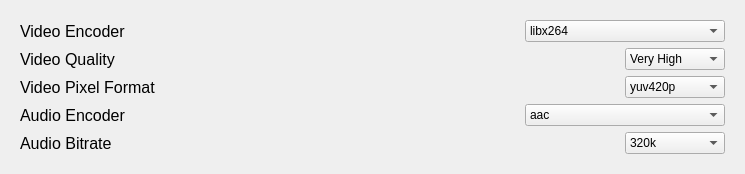
                    <widget class="QWidget" name="tab">
                     <attribute name="title">
                      <string>Quality Settings</string>
                     </attribute>
                     <layout class="QVBoxLayout" name="verticalLayout_34">
                      <item>
                       <widget class="QWidget" name="widget_15" native="true">
                        <layout class="QVBoxLayout" name="verticalLayout_26">
                         <item>
                          <widget class="QWidget" name="widget_17" native="true">
                           <layout class="QHBoxLayout" name="horizontalLayout_34">
                            <property name="spacing">
                             <number>0</number>
                            </property>
                            <property name="leftMargin">
                             <number>0</number>
                            </property>
                            <property name="topMargin">
                             <number>0</number>
                            </property>
                            <property name="rightMargin">
                             <number>0</number>
                            </property>
                            <property name="bottomMargin">
                             <number>0</number>
                            </property>
                            <item>
                             <widget class="QLabel" name="encoderLabel">
                              <property name="font">
                               <font>
                                <pointsize>12</pointsize>
                               </font>
                              </property>
                              <property name="text">
                               <string>Video Encoder</string>
                              </property>
                             </widget>
                            </item>
                            <item>
                             <spacer name="horizontalSpacer_9">
                              <property name="orientation">
                               <enum>Qt::Orientation::Horizontal</enum>
                              </property>
                              <property name="sizeHint" stdset="0">
                               <size>
                                <width>40</width>
                                <height>20</height>
                               </size>
                              </property>
                             </spacer>
                            </item>
                            <item>
                             <widget class="QComboBox" name="encoder">
                              <property name="minimumSize">
                               <size>
                                <width>200</width>
                                <height>0</height>
                               </size>
                              </property>
                              <item>
                               <property name="text">
                                <string>libx264</string>
                               </property>
                              </item>
                              <item>
                               <property name="text">
                                <string>libx265</string>
                               </property>
                              </item>
                              <item>
                               <property name="text">
                                <string>vp9</string>
                               </property>
                              </item>
                              <item>
                               <property name="text">
                                <string>av1</string>
                               </property>
                              </item>
                              <item>
                               <property name="text">
                                <string>x264_vulkan (experimental)</string>
                               </property>
                              </item>
                              <item>
                               <property name="text">
                                <string>x264_nvenc</string>
                               </property>
                              </item>
                              <item>
                               <property name="text">
                                <string>x265_nvenc</string>
                               </property>
                              </item>
                              <item>
                               <property name="text">
                                <string>av1_nvenc (40 series and up)</string>
                               </property>
                              </item>
                              <item>
                               <property name="text">
                                <string>x264_vaapi</string>
                               </property>
                              </item>
                              <item>
                               <property name="text">
                                <string>x265_vaapi</string>
                               </property>
                              </item>
                              <item>
                               <property name="text">
                                <string>av1_vaapi</string>
                               </property>
                              </item>
                             </widget>
                            </item>
                           </layout>
                          </widget>
                         </item>
                         <item>
                          <widget class="QWidget" name="widget_18" native="true">
                           <layout class="QHBoxLayout" name="horizontalLayout_35">
                            <property name="spacing">
                             <number>0</number>
                            </property>
                            <property name="leftMargin">
                             <number>0</number>
                            </property>
                            <property name="topMargin">
                             <number>0</number>
                            </property>
                            <property name="rightMargin">
                             <number>0</number>
                            </property>
                            <property name="bottomMargin">
                             <number>0</number>
                            </property>
                            <item>
                             <widget class="QLabel" name="encoderLabel_5">
                              <property name="font">
                               <font>
                                <pointsize>12</pointsize>
                               </font>
                              </property>
                              <property name="text">
                               <string>Video Quality</string>
                              </property>
                             </widget>
                            </item>
                            <item>
                             <spacer name="horizontalSpacer_17">
                              <property name="orientation">
                               <enum>Qt::Orientation::Horizontal</enum>
                              </property>
                              <property name="sizeHint" stdset="0">
                               <size>
                                <width>40</width>
                                <height>20</height>
                               </size>
                              </property>
                             </spacer>
                            </item>
                            <item>
                             <widget class="QComboBox" name="video_quality">
                              <property name="minimumSize">
                               <size>
                                <width>100</width>
                                <height>0</height>
                               </size>
                              </property>
                              <item>
                               <property name="text">
                                <string>Very High</string>
                               </property>
                              </item>
                              <item>
                               <property name="text">
                                <string>High</string>
                               </property>
                              </item>
                              <item>
                               <property name="text">
                                <string>Medium</string>
                               </property>
                              </item>
                              <item>
                               <property name="text">
                                <string>Low</string>
                               </property>
                              </item>
                             </widget>
                            </item>
                           </layout>
                          </widget>
                         </item>
                         <item>
                          <widget class="QWidget" name="widget_21" native="true">
                           <layout class="QHBoxLayout" name="horizontalLayout_37">
                            <property name="spacing">
                             <number>0</number>
                            </property>
                            <property name="leftMargin">
                             <number>0</number>
                            </property>
                            <property name="topMargin">
                             <number>0</number>
                            </property>
                            <property name="rightMargin">
                             <number>0</number>
                            </property>
                            <property name="bottomMargin">
                             <number>0</number>
                            </property>
                            <item>
                             <widget class="QLabel" name="encoderLabel_7">
                              <property name="font">
                               <font>
                                <pointsize>12</pointsize>
                               </font>
                              </property>
                              <property name="text">
                               <string>Video Pixel Format</string>
                              </property>
                             </widget>
                            </item>
                            <item>
                             <spacer name="horizontalSpacer_20">
                              <property name="orientation">
                               <enum>Qt::Orientation::Horizontal</enum>
                              </property>
                              <property name="sizeHint" stdset="0">
                               <size>
                                <width>469</width>
                                <height>20</height>
                               </size>
                              </property>
                             </spacer>
                            </item>
                            <item>
                             <widget class="QComboBox" name="video_pixel_format">
                              <property name="minimumSize">
                               <size>
                                <width>100</width>
                                <height>0</height>
                               </size>
                              </property>
                              <item>
                               <property name="text">
                                <string>yuv420p</string>
                               </property>
                              </item>
                              <item>
                               <property name="text">
                                <string>yuv422p</string>
                               </property>
                              </item>
                              <item>
                               <property name="text">
                                <string>yuv444p</string>
                               </property>
                              </item>
                             </widget>
                            </item>
                           </layout>
                          </widget>
                         </item>
                         <item>
                          <widget class="QWidget" name="widget_20" native="true">
                           <layout class="QHBoxLayout" name="horizontalLayout_2">
                            <property name="spacing">
                             <number>0</number>
                            </property>
                            <property name="leftMargin">
                             <number>0</number>
                            </property>
                            <property name="topMargin">
                             <number>0</number>
                            </property>
                            <property name="rightMargin">
                             <number>0</number>
                            </property>
                            <property name="bottomMargin">
                             <number>0</number>
                            </property>
                            <item>
                             <widget class="QLabel" name="encoderLabel_10">
                              <property name="font">
                               <font>
                                <pointsize>12</pointsize>
                               </font>
                              </property>
                              <property name="text">
                               <string>Audio Encoder</string>
                              </property>
                             </widget>
                            </item>
                            <item>
                             <spacer name="horizontalSpacer_30">
                              <property name="orientation">
                               <enum>Qt::Orientation::Horizontal</enum>
                              </property>
                              <property name="sizeHint" stdset="0">
                               <size>
                                <width>382</width>
                                <height>20</height>
                               </size>
                              </property>
                             </spacer>
                            </item>
                            <item>
                             <widget class="QComboBox" name="audio_encoder">
                              <property name="minimumSize">
                               <size>
                                <width>200</width>
                                <height>0</height>
                               </size>
                              </property>
                              <item>
                               <property name="text">
                                <string>aac</string>
                               </property>
                              </item>
                              <item>
                               <property name="text">
                                <string>libmp3lame</string>
                               </property>
                              </item>
                              <item>
                               <property name="text">
                                <string>copy_audio</string>
                               </property>
                              </item>
                             </widget>
                            </item>
                           </layout>
                          </widget>
                         </item>
                         <item>
                          <widget class="QWidget" name="widget_16" native="true">
                           <layout class="QHBoxLayout" name="horizontalLayout_33">
                            <property name="spacing">
                             <number>0</number>
                            </property>
                            <property name="leftMargin">
                             <number>0</number>
                            </property>
                            <property name="topMargin">
                             <number>0</number>
                            </property>
                            <property name="rightMargin">
                             <number>0</number>
                            </property>
                            <property name="bottomMargin">
                             <number>0</number>
                            </property>
                            <item>
                             <widget class="QLabel" name="encoderLabel_6">
                              <property name="font">
                               <font>
                                <pointsize>12</pointsize>
                               </font>
                              </property>
                              <property name="text">
                               <string>Audio Bitrate</string>
                              </property>
                             </widget>
                            </item>
                            <item>
                             <spacer name="horizontalSpacer_18">
                              <property name="orientation">
                               <enum>Qt::Orientation::Horizontal</enum>
                              </property>
                              <property name="sizeHint" stdset="0">
                               <size>
                                <width>494</width>
                                <height>20</height>
                               </size>
                              </property>
                             </spacer>
                            </item>
                            <item>
                             <widget class="QComboBox" name="audio_bitrate">
                              <property name="minimumSize">
                               <size>
                                <width>100</width>
                                <height>0</height>
                               </size>
                              </property>
                              <item>
                               <property name="text">
                                <string>320k</string>
                               </property>
                              </item>
                              <item>
                               <property name="text">
                                <string>192k</string>
                               </property>
                              </item>
                              <item>
                               <property name="text">
                                <string>128k</string>
                               </property>
                              </item>
                              <item>
                               <property name="text">
                                <string>96k</string>
                               </property>
                              </item>
                             </widget>
                            </item>
                           </layout>
                          </widget>
                         </item>
                        </layout>
                       </widget>
                      </item>
                     </layout>
                    </widget>
